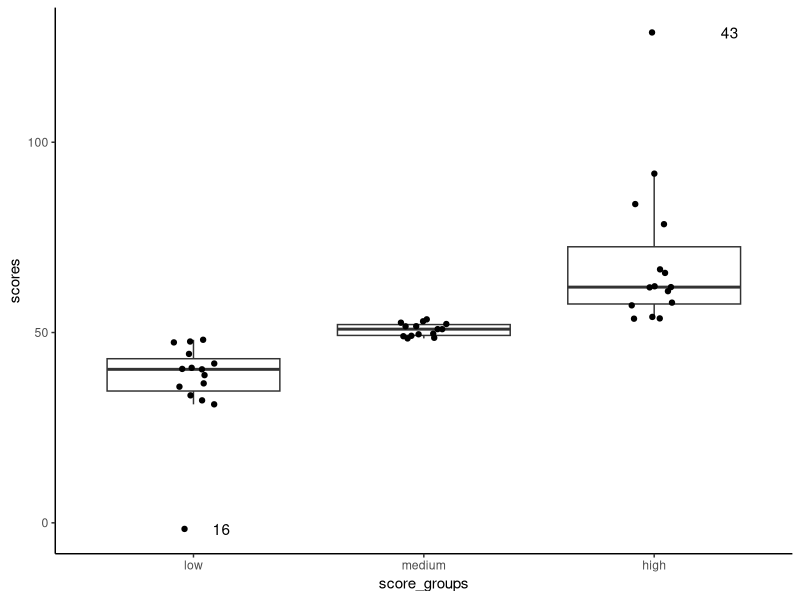

R code for this plot:
library(dplyr)
library(ggplot2)
library(magrittr)

set.seed(151)

N <- 45
foo <-  data.frame(ID = 1:N,
                   scores = 50 + rt(N, df=3) * 10)

foo[11,2] <- NaN

foo %<>%
  na.omit() %>% 
  mutate(score_groups = cut(scores,
                            breaks = c(-Inf, quantile(scores, c(1, 2)/3), Inf),
                            labels = c('low', 'medium', 'high')))

box_info <- group_by(foo, score_groups) %>% 
  summarize(first_quartile = quantile(scores, 0.25),
            third_quartile = quantile(scores, 0.75),
            iqr = IQR(scores),
            lower_bound = first_quartile - 1.5*IQR(scores),
            upper_bound = third_quartile + 1.5*IQR(scores))

foo %<>% inner_join(box_info, by="score_groups") %>% 
  mutate(is_outlier = scores > upper_bound | scores < lower_bound) %>% 
  select(ID, scores, score_groups, is_outlier)

foo %>% 
  ggplot(aes(y = scores, x=score_groups)) +
  geom_boxplot(outlier.shape = NA) +
  geom_jitter(width = 0.1) +
  geom_text(aes(label=ifelse(is_outlier, ID, '')), position=position_jitter()) + 
  theme_classic()
